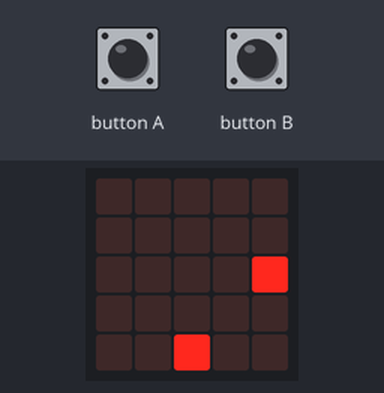
This program was run on a simulated BBC micro:bit (MakeCode). Parts: the board's 5×5 LED display. The test bench sets the inputs (shaded band). Random numbers come from a fixed seed; the short countdown, score and lost-life animations are approximate; the run ends where the board's game-over animation would start. At 12.4 s the program stops and its outputs stay as they are.

Above: at 1.6 s.
1.7 s: button A pressed for 0.15 s
At 2.4 s:
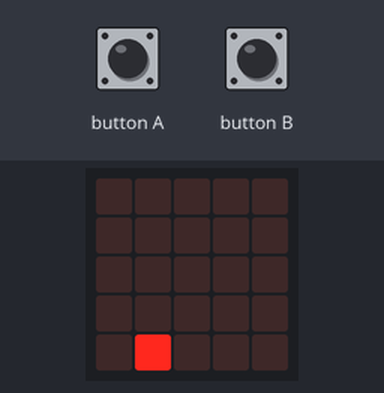
4.8 s: button B pressed for 0.15 s
At 5.11 s:
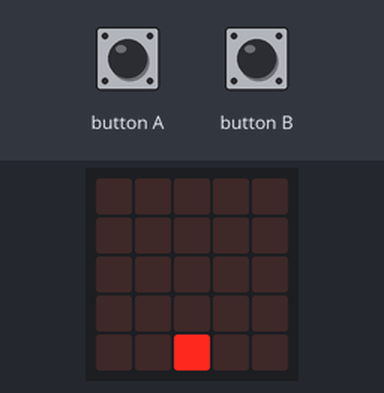
5.5 s: button A pressed for 0.15 s
At 5.77 s:
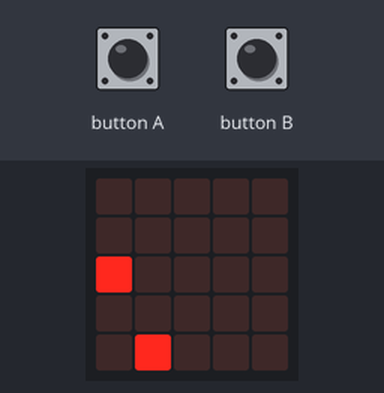
6.2 s: button B pressed for 0.15 s
At 6.7 s:
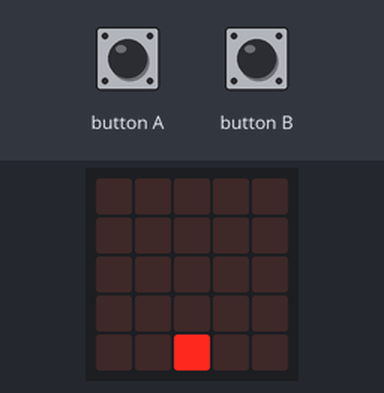
6.9 s: button A pressed for 0.15 s
At 7.45 s:
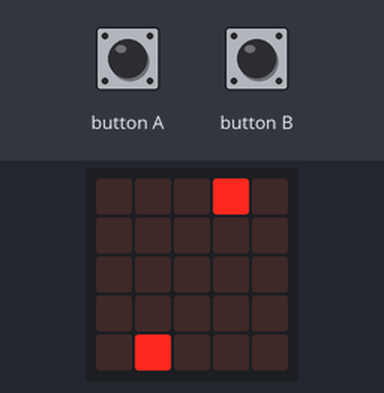
Timing chart, 0 to 9.9 s (numbered marks = the images above; inputs shaded):
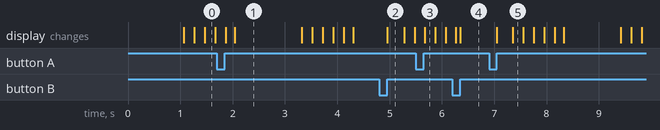

The program:

main.ts
```typescript
input.onButtonPressed(Button.A, function () {
    punto.move(-1)
})
input.onButtonPressed(Button.B, function () {
    punto.move(1)
})
let meteoritoa: game.LedSprite = null
let punto: game.LedSprite = null
punto = game.createSprite(2, 4)
basic.forever(function () {
    basic.pause(randint(1000, 1500))
    meteoritoa = game.createSprite(randint(0, 4), 0)
    for (let index = 0; index < 4; index++) {
        basic.pause(200)
        meteoritoa.change(LedSpriteProperty.Y, 1)
    }
    if (meteoritoa.isTouching(punto)) {
        game.gameOver()
    } else {
        meteoritoa.delete()
        game.addScore(1)
    }
})
```

test.ts
```typescript
// aquí va el archivo "tests"; esto no se compilará cuando este paquete se utilice como una extensión.
```

Measured:
- what the display in image 1 shows lasts 1.3 s, from 2.0 s to 3.3 s
